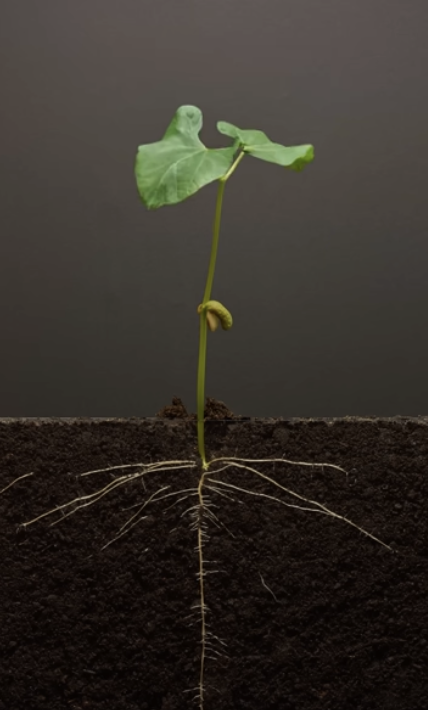
#> input picture chap_6/dataset/plant_one.png, 428 x 710 px
$ python hist.py
#> lines starting #> are read from the running program, lines starting #| are printed output that depends on the picture
import cv2
import logging
import sys
import numpy as np
import matplotlib.pyplot as plt

img = cv2.imread("dataset/plant_one.png")
#> img is the input picture: shape (710, 428, 3); mean B, G, R 42.7, 49, 53.9

if img is None:
    logging.error(" Error loading image")
    sys.exit()

img = cv2.cvtColor(img, cv2.COLOR_BGR2GRAY)
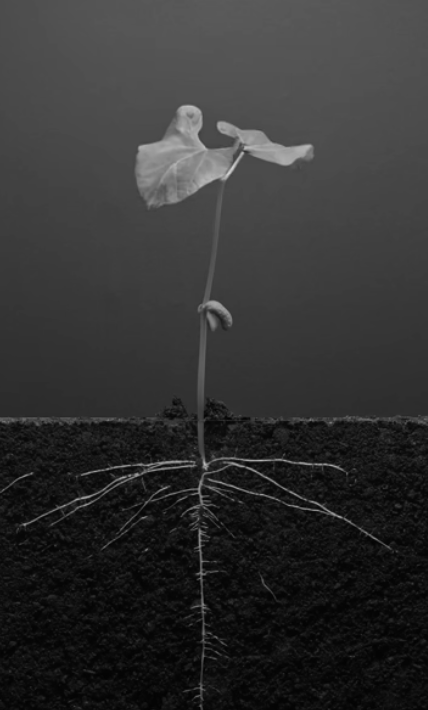
#> img: shape (710, 428); min 3, max 209, mean 49.7
plt.hist(img.ravel(), bins=256, range=(0, 256), color='black')
plt.show()
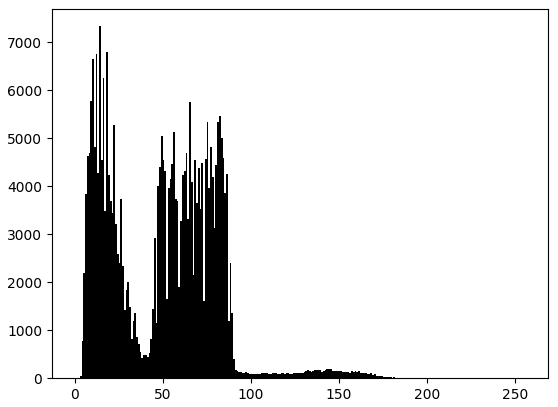
#> figure drawn by matplotlib, 1 panel; tallest bar 7330 high, from x = 14 to 15
